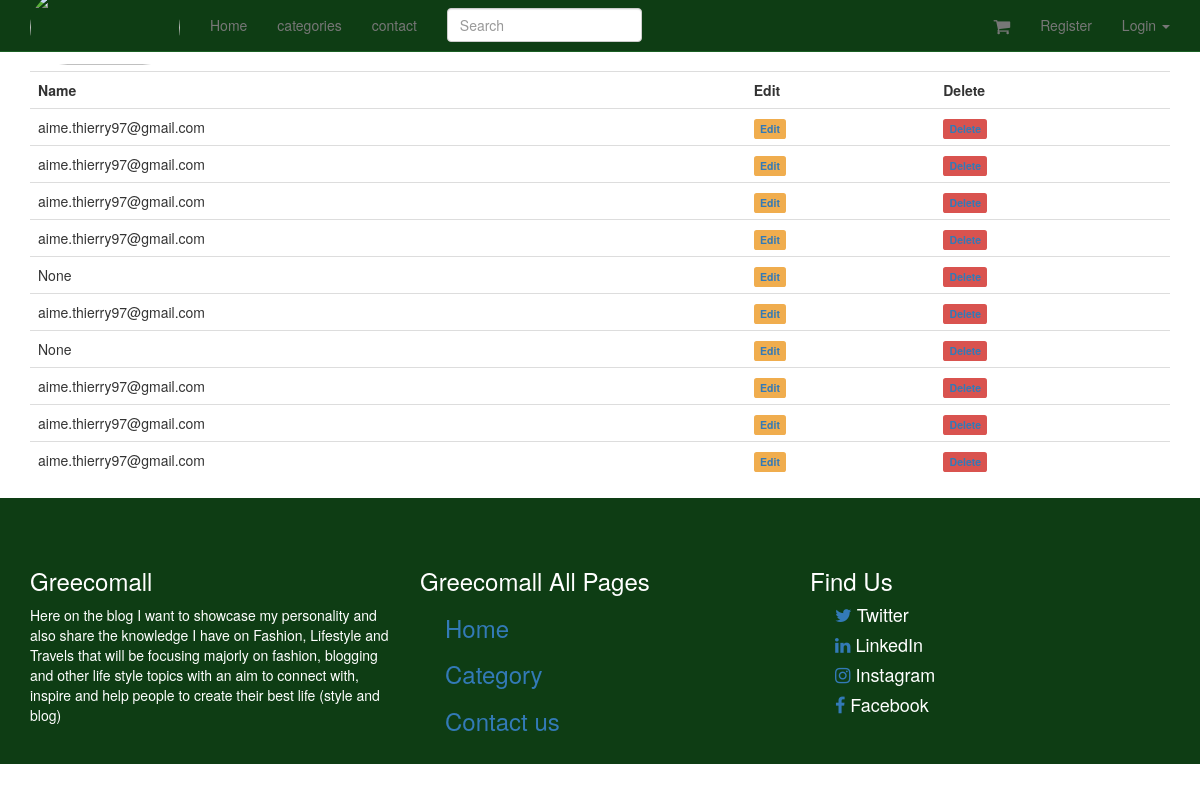
Page /all/order/ on the earlier database version.
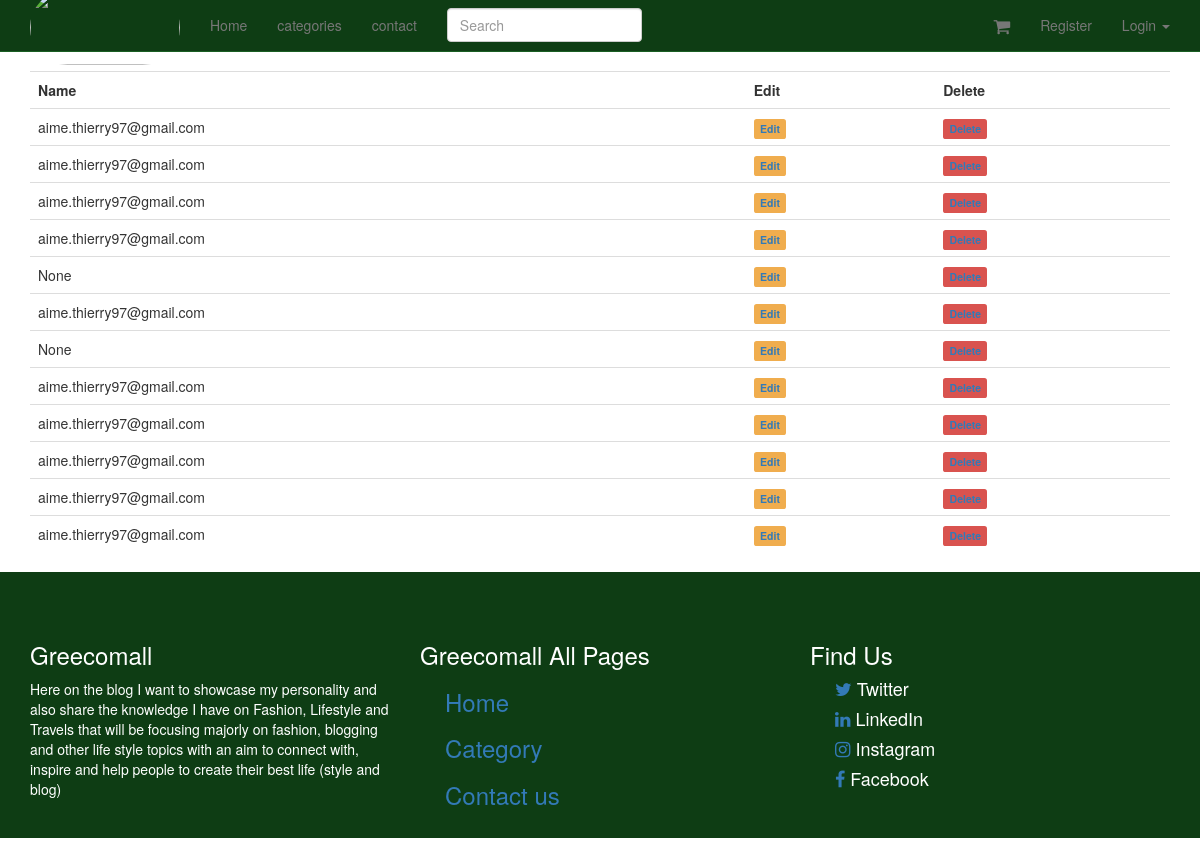
Same page on the later database version.
### orders/models.py (models this page shows, shortened)
class Order(models.Model):
	status = models.CharField(max_length=120, choices=ORDER_STATUS_CHOICES, default='created')
	cart = models.ForeignKey(Cart)
	user = models.ForeignKey(UserCheckout, null=True)
	billing_address = models.ForeignKey(UserAddress, related_name='billing_address', null=True)
	shipping_address = models.ForeignKey(UserAddress, related_name='shipping_address', null=True)
	shipping_total_price = models.DecimalField(max_digits=50, decimal_places=2, default=5.99)
	order_total = models.DecimalField(max_digits=50, decimal_places=2, )

class UserCheckout(models.Model):
	user = models.OneToOneField(settings.AUTH_USER_MODEL, null=True, blank=True) #not required
	email = models.EmailField(unique=True,  null=True, blank=True) #--> required
	braintree_id = models.CharField(max_length=120, null=True, blank=True)
	def __unicode__(self): #def __str__(self):
		return self.email

### orders/views.py (the view)
# urls.py: url(r'^all/order/$', AllOrders.as_view(), name='item_count'),
class AllOrders(ListView):
	model= Order
	queryset = Order.objects.all()
	template_name="all-orders.html"

### templates/all-orders.html (shortened to what this page needs)
{% extends "base.html" %} {% load crispy_forms_tags %} {% block content %}
<div class="row" style="background-color:white">
    <div class="col-xs-12">
        <div class="box">
            <div class="box-body table-responsive no-padding">
                <table class="table table-hover">
                    <tr>
                        <th>Name</th>
                        <th>Edit</th>
                        <th>Delete</th>
                    </tr>
                    {% for object in object_list %}
                    <tr>
                        <td>{{ object.user }}</td>
                        <td>
                            <span class="label label-warning">
                                <a href="/orders/{{ object.pk }}">Edit</a>
                            </span>
                        </td>
                        <td>
                            <span class="label label-danger">
                                <a href="/delete/{{ object.pk }}">Delete</a>
                            </span>
                        </td>
                    </tr>
                    {% endfor %}
                </table>
            </div>
        </div>
    </div>
</div>
{% endblock %}

Differences in the rows shown:
added Order: user "aime.thierry97@gmail.com"
added Order: user "aime.thierry97@gmail.com"
